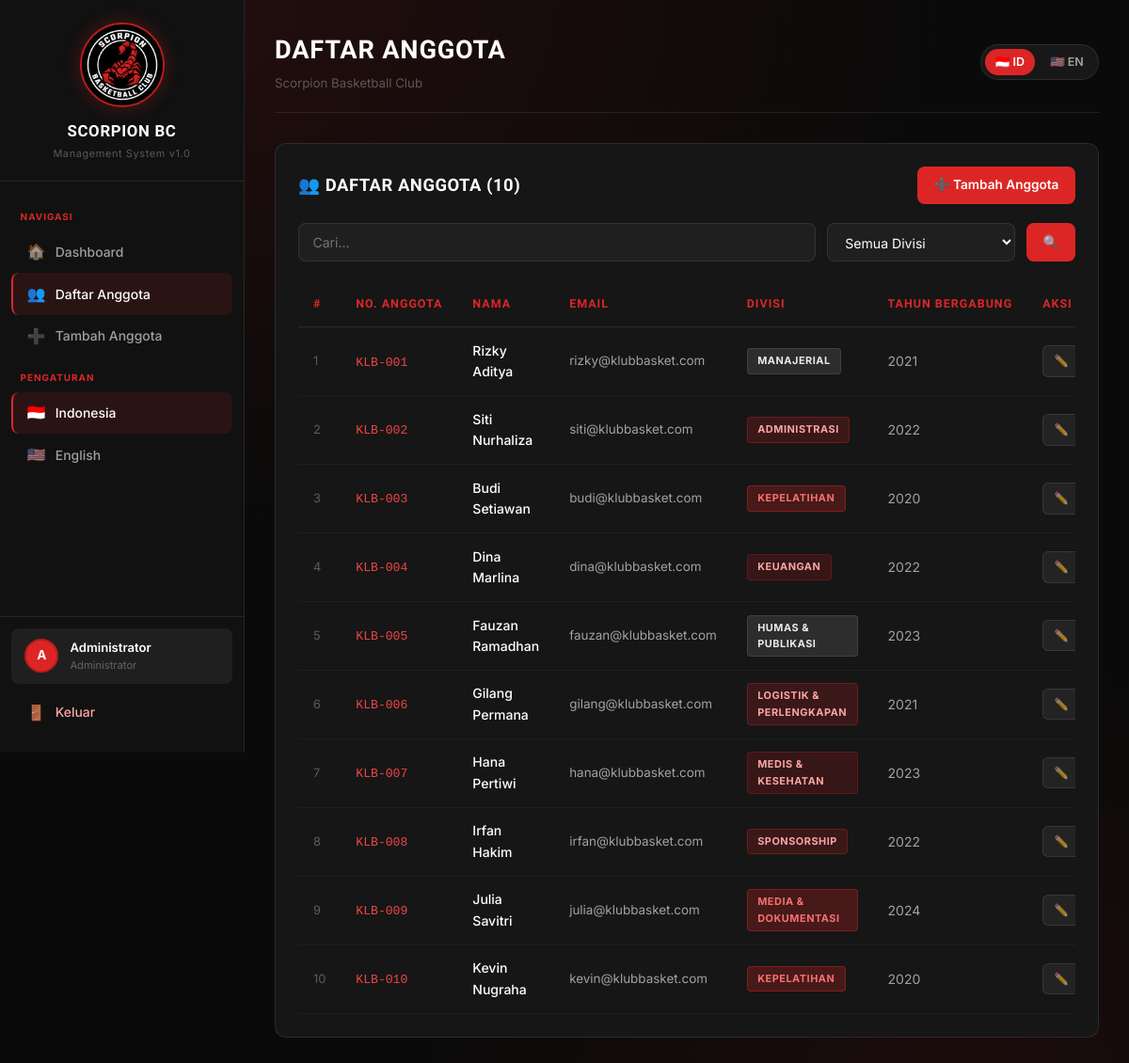
Screenshot of /anggota/index.php (signed in) with the database file from the repository.
### tables this page shows
CREATE TABLE IF NOT EXISTS `anggota` (
    `id`              INT UNSIGNED    NOT NULL AUTO_INCREMENT,
    `no_anggota`      VARCHAR(20)     NOT NULL UNIQUE,
    `nama`            VARCHAR(100)    NOT NULL,
    `email`           VARCHAR(150)    NOT NULL,
    `divisi`          VARCHAR(80)     NOT NULL,
    `tahun_bergabung` YEAR            NOT NULL,
    `alamat`          TEXT            NULL,
    `dibuat_pada`     DATETIME        NOT NULL DEFAULT CURRENT_TIMESTAMP,
    PRIMARY KEY (`id`)
);

### config/bahasa.php (called while the page is built, shortened)
<?php
$teks = require __DIR__ . "/../lang/" . $_SESSION["bahasa"] . ".php";
function t(string $kunci): string
{
    global $teks;
    return htmlspecialchars($teks[$kunci] ?? $kunci, ENT_QUOTES, 'UTF-8');
}

### anggota/index.php (the view, shortened to what this page needs)
<?php
require_once "../config/cek_login.php";
require_once "../config/layout.php";
$cari        = trim(filter_input(INPUT_GET, 'cari', FILTER_SANITIZE_SPECIAL_CHARS) ?? '');
$sql    = "SELECT * FROM anggota WHERE 1=1";
$params = [];
$sql .= " ORDER BY CAST(SUBSTRING(no_anggota, 5) AS UNSIGNED) ASC";
$stmt = $pdo->prepare($sql);
$stmt->execute($params);
$anggota_list = $stmt->fetchAll();
$divisi_opts = $pdo->query(
    "SELECT DISTINCT divisi FROM anggota ORDER BY divisi"
)->fetchAll(PDO::FETCH_COLUMN);
$badge_colors = ['badge-blue','badge-green','badge-orange','badge-purple'];
$divisi_badge = [];
foreach ($divisi_opts as $i => $d) {
    $divisi_badge[$d] = $badge_colors[$i % 4];
}
layout_open(t('daftar_anggota'), 'anggota');
layout_topbar(t('daftar_anggota'), t('judul_app'));
?>
<div class="card">
    <div class="card-header">
        <span class="card-title">👥 <?= t('daftar_anggota') ?> (<?= count($anggota_list) ?>)</span>
        <a href="/klub/anggota/tambah.php" class="btn btn-primary">
            ➕ <?= t('tambah_anggota') ?>
        </a>
    </div>
    <form method="GET" action="" style="display:flex;gap:.75rem;flex-wrap:wrap;margin-bottom:1.25rem">
        <input type="text" name="cari" placeholder="<?= t('cari') ?>"
               value="<?= htmlspecialchars($cari) ?>"
               style="flex:1;min-width:200px">
        <select name="divisi" style="width:200px">
            <option value=""><?= t('filter_divisi') ?></option>
        </select>
        <button type="submit" class="btn btn-primary">🔍</button>
    </form>
    <?php if ($anggota_list): ?>
    <div class="table-wrap">
        <table>
            <thead>
                <tr>
                    <th>#</th>
                    <th><?= t('no_anggota') ?></th>
                    <th><?= t('nama') ?></th>
                    <th><?= t('email') ?></th>
                    <th><?= t('divisi') ?></th>
                    <th><?= t('tahun_bergabung') ?></th>
                    <th><?= t('aksi') ?></th>
                </tr>
            </thead>
            <tbody>
                <?php foreach ($anggota_list as $no => $a): ?>
                <tr>
                    <td style="color:var(--txt-muted);font-size:.8rem"><?= $no + 1 ?></td>
                    <td>
                        <code style="color:var(--accent-light);font-size:.82rem">
                            <?= htmlspecialchars($a['no_anggota']) ?>
                        </code>
                    </td>
                    <td style="font-weight:500"><?= htmlspecialchars($a['nama']) ?></td>
                    <td style="color:var(--txt-sec);font-size:.84rem"><?= htmlspecialchars($a['email']) ?></td>
                    <td>
                        <span class="badge <?= $divisi_badge[$a['divisi']] ?? 'badge-blue' ?>">
                            <?= htmlspecialchars($a['divisi']) ?>
                        </span>
                    </td>
                    <td style="color:var(--txt-sec)"><?= htmlspecialchars($a['tahun_bergabung']) ?></td>
                    <td>
                        <div style="display:flex;gap:.4rem">
                            <a href="/klub/anggota/ubah.php?id=<?= $a['id'] ?>"
                               class="btn btn-ghost btn-sm" title="<?= t('ubah') ?>">✏️</a>
                        </div>
                    </td>
                </tr>
                <?php endforeach; ?>
            </tbody>
        </table>
    </div>
    <?php endif; ?>
</div>
<?php
layout_close();
?>

### config/layout.php (shortened to what this page needs)
<?php
function layout_open(string $judul_halaman, string $halaman_aktif = ''): void
{
    $lang   = $_SESSION['bahasa'];
    $nama   = htmlspecialchars($_SESSION['nama_user'] ?? 'User', ENT_QUOTES, 'UTF-8');
    $inisial = strtoupper(mb_substr($_SESSION['nama_user'] ?? 'U', 0, 1));
    $base   = '/klub';
?>
<!DOCTYPE html>
<html lang="<?= $lang ?>">
<head>
    <link rel="stylesheet" href="<?= $base ?>/assets/css/style.css">
</head>
<body>
<div class="wrapper">
    <aside class="sidebar">
        <div class="sidebar-logo">
            <img src="/klub/assets/img/logo.jpg" alt="Scorpion BC Logo" class="site-logo">
            <h1>Scorpion BC</h1>
            <p>Management System v1.0</p>
        </div>
        <nav class="sidebar-nav">
            <div class="nav-label"><?= t('navigasi') ?></div>
            <a href="<?= $base ?>/index.php"
               class="nav-item <?= $halaman_aktif === 'dashboard' ? 'active' : '' ?>">
                <span class="icon">🏠</span><?= t('dashboard') ?>
            </a>
            <a href="<?= $base ?>/anggota/index.php"
               class="nav-item <?= $halaman_aktif === 'anggota' ? 'active' : '' ?>">
                <span class="icon">👥</span><?= t('daftar_anggota') ?>
            </a>
            <a href="<?= $base ?>/anggota/tambah.php"
               class="nav-item <?= $halaman_aktif === 'tambah' ? 'active' : '' ?>">
                <span class="icon">➕</span><?= t('tambah_anggota') ?>
            </a>
            <div class="nav-label"><?= t('pengaturan') ?></div>
            <a href="<?= $base ?>/config/ganti_bahasa.php?lang=id"
               class="nav-item <?= $lang === 'id' ? 'active' : '' ?>">
                <span class="icon">🇮🇩</span> Indonesia
            </a>
            <a href="<?= $base ?>/config/ganti_bahasa.php?lang=en"
               class="nav-item <?= $lang === 'en' ? 'active' : '' ?>">
                <span class="icon">🇺🇸</span> English
            </a>
        </nav>
        <div class="sidebar-footer">
            <div class="user-info">
                <div class="user-avatar"><?= $inisial ?></div>
                <div>
                    <div class="user-name"><?= $nama ?></div>
                    <div class="user-role">Administrator</div>
                </div>
            </div>
            <a href="<?= $base ?>/auth/logout.php" class="nav-item" style="margin-top:.5rem;color:#fca5a5">
                <span class="icon">🚪</span><?= t('logout') ?>
            </a>
        </div>
    </aside>
    <main class="main-content">
<?php
}
function layout_close(): void
{
?>
    </main>
</div>
</body>
</html>
<?php
}
function layout_topbar(string $judul, string $subjudul = ''): void
{
    $lang = $_SESSION['bahasa'];
    $id_active = $lang === 'id' ? 'active-lang' : '';
    $en_active = $lang === 'en' ? 'active-lang' : '';
?>
    <div class="topbar">
        <div class="page-title">
            <h2><?= $judul ?></h2>
            <?php if ($subjudul): ?><p><?= $subjudul ?></p><?php endif; ?>
        </div>
        <div class="topbar-actions">
            <div class="lang-switch">
                <a href="/klub/config/ganti_bahasa.php?lang=id" class="<?= $id_active ?>">🇮🇩 ID</a>
                <a href="/klub/config/ganti_bahasa.php?lang=en" class="<?= $en_active ?>">🇺🇸 EN</a>
            </div>
        </div>
    </div>
<?php
}

### rows the page displays
anggota: no_anggota "KLB-001", nama "Rizky Aditya", email "rizky@klubbasket.com", divisi "MANAJERIAL", tahun_bergabung "2021"
anggota: no_anggota "KLB-002", nama "Siti Nurhaliza", email "siti@klubbasket.com", divisi "ADMINISTRASI", tahun_bergabung "2022"
anggota: no_anggota "KLB-003", nama "Budi Setiawan", email "budi@klubbasket.com", divisi "KEPELATIHAN", tahun_bergabung "2020"
anggota: no_anggota "KLB-004", nama "Dina Marlina", email "dina@klubbasket.com", divisi "KEUANGAN", tahun_bergabung "2022"
anggota: no_anggota "KLB-005", nama "Fauzan Ramadhan", email "fauzan@klubbasket.com", divisi "HUMAS & PUBLIKASI", tahun_bergabung "2023"
anggota: no_anggota "KLB-006", nama "Gilang Permana", email "gilang@klubbasket.com", divisi "LOGISTIK & PERLENGKAPAN", tahun_bergabung "2021"
anggota: no_anggota "KLB-007", nama "Hana Pertiwi", email "hana@klubbasket.com", divisi "MEDIS & KESEHATAN", tahun_bergabung "2023"
anggota: no_anggota "KLB-008", nama "Irfan Hakim", email "irfan@klubbasket.com", divisi "SPONSORSHIP", tahun_bergabung "2022"
anggota: no_anggota "KLB-009", nama "Julia Savitri", email "julia@klubbasket.com", divisi "MEDIA & DOKUMENTASI", tahun_bergabung "2024"
anggota: no_anggota "KLB-010", nama "Kevin Nugraha", email "kevin@klubbasket.com", divisi "KEPELATIHAN", tahun_bergabung "2020"

### other values shown
t('navigasi') "NAVIGASI"
t('dashboard') "Dashboard"
t('daftar_anggota') "Daftar Anggota"
t('tambah_anggota') "Tambah Anggota"
t('pengaturan') "PENGATURAN"
$inisial "A"
$nama "Administrator"
t('logout') "Keluar"
$judul "DAFTAR ANGGOTA"
$subjudul "Scorpion Basketball Club"
t('daftar_anggota') "DAFTAR ANGGOTA"
count($anggota_list) "10"
t('no_anggota') "NO. ANGGOTA"
t('nama') "NAMA"
t('email') "EMAIL"
